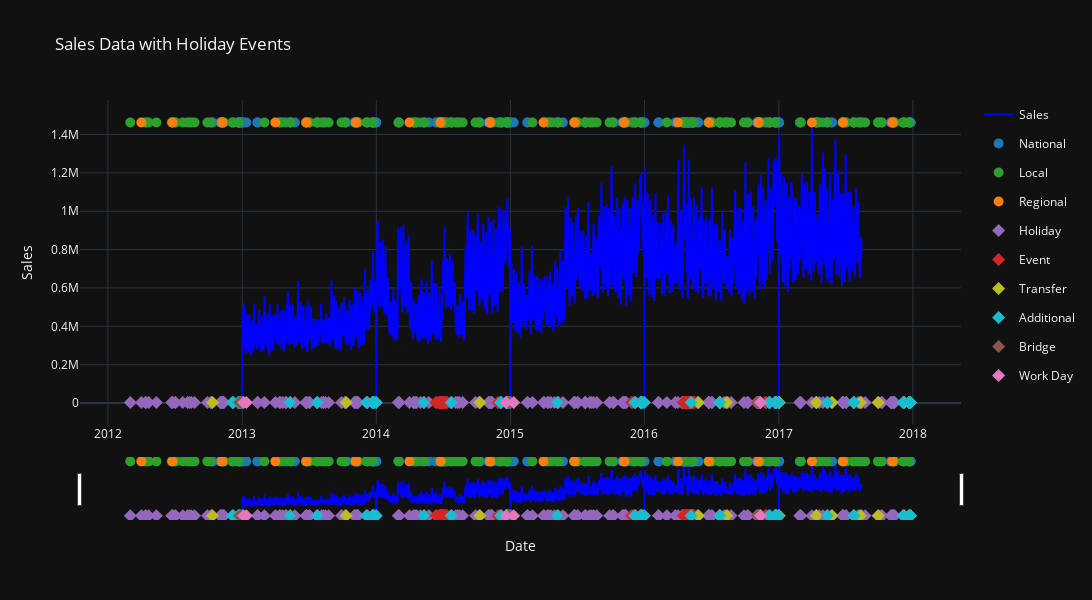

Notebook source saved alongside this figure:
### Code cell
holiday_to_sales_fig.show()

### Figure 1 — Plotly figure (JSON) as saved in the notebook; plotly's stock layout.template omitted (floating-point values rounded to 4 significant figures; data arrays with more than 128 entries replaced by an {"elided": "..."} marker saying what was removed)
{"data": [{"legendgroup": "Sales", "line": {"color": "blue"}, "mode": "lines", "name": "Sales", "type": "scatter", "x": {"elided": "1684 str values"}, "y": {"elided": "1684 float values"}}, {"customdata": {"elided": "174x1 str values"}, "hovertemplate": "<b>%{text}</b><br>%{customdata[0]}<br><extra></extra>", "legendgroup": "National", "marker": {"color": "#1f77b4", "size": 10, "symbol": "circle"}, "mode": "markers", "name": "National", "showlegend": true, "text": {"elided": "174 str values"}, "type": "scatter", "x": {"elided": "174 str values"}, "y": {"elided": "174 float values"}}, {"customdata": {"elided": "152x1 str values"}, "hovertemplate": "<b>%{text}</b><br>%{customdata[0]}<br><extra></extra>", "legendgroup": "Local", "marker": {"color": "#2ca02c", "size": 10, "symbol": "circle"}, "mode": "markers", "name": "Local", "showlegend": true, "text": {"elided": "152 str values"}, "type": "scatter", "x": {"elided": "152 str values"}, "y": {"elided": "152 float values"}}, {"customdata": [["Regional"], ["Regional"], ["Regional"], ["Regional"], ["Regional"], ["Regional"], ["Regional"], ["Regional"], ["Regional"], ["Regional"], ["Regional"], ["Regional"], ["Regional"], ["Regional"], ["Regional"], ["Regional"], ["Regional"], ["Regional"], ["Regional"], ["Regional"], ["Regional"], ["Regional"], ["Regional"], ["Regional"]], "hovertemplate": "<b>%{text}</b><br>%{customdata[0]}<br><extra></extra>", "legendgroup": "Regional", "marker": {"color": "#ff7f0e", "size": 10, "symbol": "circle"}, "mode": "markers", "name": "Regional", "showlegend": true, "text": ["Provincializacion de Cotopaxi", "Provincializacion de Imbabura", "Provincializacion de Santo Domingo", "Provincializacion Santa Elena", "Provincializacion de Cotopaxi", "Provincializacion de Imbabura", "Provincializacion de Santo Domingo", "Provincializacion Santa Elena", "Provincializacion de Cotopaxi", "Provincializacion de Imbabura", "Provincializacion de Santo Domingo", "Provincializacion Santa Elena", "Provincializacion de Cotopaxi", "Provincializacion de Imbabura", "Provincializacion de Santo Domingo", "Provincializacion Santa Elena", "Provincializacion de Cotopaxi", "Provincializacion de Imbabura", "Provincializacion de Santo Domingo", "Provincializacion Santa Elena", "Provincializacion de Cotopaxi", "Provincializacion de Imbabura", "Provincializacion de Santo Domingo", "Provincializacion Santa Elena"], "type": "scatter", "x": ["2012-04-01T00:00:00", "2012-06-25T00:00:00", "2012-11-06T00:00:00", "2012-11-07T00:00:00", "2013-04-01T00:00:00", "2013-06-25T00:00:00", "2013-11-06T00:00:00", "2013-11-07T00:00:00", "2014-04-01T00:00:00", "2014-06-25T00:00:00", "2014-11-06T00:00:00", "2014-11-07T00:00:00", "2015-04-01T00:00:00", "2015-06-25T00:00:00", "2015-11-06T00:00:00", "2015-11-07T00:00:00", "2016-04-01T00:00:00", "2016-06-25T00:00:00", "2016-11-06T00:00:00", "2016-11-07T00:00:00", "2017-04-01T00:00:00", "2017-06-25T00:00:00", "2017-11-06T00:00:00", "2017-11-07T00:00:00"], "y": [1463000.0, 1463000.0, 1463000.0, 1463000.0, 1463000.0, 1463000.0, 1463000.0, 1463000.0, 1463000.0, 1463000.0, 1463000.0, 1463000.0, 1463000.0, 1463000.0, 1463000.0, 1463000.0, 1463000.0, 1463000.0, 1463000.0, 1463000.0, 1463000.0, 1463000.0, 1463000.0, 1463000.0]}, {"customdata": {"elided": "221x1 str values"}, "hovertemplate": "<b>%{customdata[0]}</b><extra></extra>", "legendgroup": "Holiday", "marker": {"color": "#9467bd", "size": 10, "symbol": "diamond"}, "mode": "markers", "name": "Holiday", "showlegend": true, "text": {"elided": "221 str values"}, "type": "scatter", "x": {"elided": "221 str values"}, "y": {"elided": "221 float values"}}, {"customdata": [["Event"], ["Event"], ["Event"], ["Event"], ["Event"], ["Event"], ["Event"], ["Event"], ["Event"], ["Event"], ["Event"], ["Event"], ["Event"], ["Event"], ["Event"], ["Event"], ["Event"], ["Event"], ["Event"], ["Event"], ["Event"], ["Event"], ["Event"], ["Event"], ["Event"], ["Event"], ["Event"], ["Event"], ["Event"], ["Event"], ["Event"], ["Event"], ["Event"], ["Event"], ["Event"], ["Event"], ["Event"], ["Event"], ["Event"], ["Event"], ["Event"], ["Event"], ["Event"], ["Event"], ["Event"], ["Event"], ["Event"], ["Event"], ["Event"], ["Event"], ["Event"], ["Event"], ["Event"], ["Event"], ["Event"], ["Event"]], "hovertemplate": "<b>%{customdata[0]}</b><extra></extra>", "legendgroup": "Event", "marker": {"color": "#d62728", "size": 10, "symbol": "diamond"}, "mode": "markers", "name": "Event", "showlegend": true, "text": ["Event", "Event", "Event", "Event", "Event", "Event", "Event", "Event", "Event", "Event", "Event", "Event", "Event", "Event", "Event", "Event", "Event", "Event", "Event", "Event", "Event", "Event", "Event", "Event", "Event", "Event", "Event", "Event", "Event", "Event", "Event", "Event", "Event", "Event", "Event", "Event", "Event", "Event", "Event", "Event", "Event", "Event", "Event", "Event", "Event", "Event", "Event", "Event", "Event", "Event", "Event", "Event", "Event", "Event", "Event", "Event"], "type": "scatter", "x": ["2013-05-12T00:00:00", "2014-05-11T00:00:00", "2014-06-12T00:00:00", "2014-06-15T00:00:00", "2014-06-20T00:00:00", "2014-06-25T00:00:00", "2014-06-28T00:00:00", "2014-06-29T00:00:00", "2014-06-30T00:00:00", "2014-07-01T00:00:00", "2014-07-04T00:00:00", "2014-07-05T00:00:00", "2014-07-08T00:00:00", "2014-07-09T00:00:00", "2014-07-12T00:00:00", "2014-07-13T00:00:00", "2014-11-28T00:00:00", "2014-12-01T00:00:00", "2015-05-10T00:00:00", "2015-11-27T00:00:00", "2015-11-30T00:00:00", "2016-04-16T00:00:00", "2016-04-17T00:00:00", "2016-04-18T00:00:00", "2016-04-19T00:00:00", "2016-04-20T00:00:00", "2016-04-21T00:00:00", "2016-04-22T00:00:00", "2016-04-23T00:00:00", "2016-04-24T00:00:00", "2016-04-25T00:00:00", "2016-04-26T00:00:00", "2016-04-27T00:00:00", "2016-04-28T00:00:00", "2016-04-29T00:00:00", "2016-04-30T00:00:00", "2016-05-01T00:00:00", "2016-05-02T00:00:00", "2016-05-03T00:00:00", "2016-05-04T00:00:00", "2016-05-05T00:00:00", "2016-05-06T00:00:00", "2016-05-07T00:00:00", "2016-05-08T00:00:00", "2016-05-08T00:00:00", "2016-05-09T00:00:00", "2016-05-10T00:00:00", "2016-05-11T00:00:00", "2016-05-12T00:00:00", "2016-05-13T00:00:00", "2016-05-14T00:00:00", "2016-05-15T00:00:00", "2016-05-16T00:00:00", "2016-11-25T00:00:00", "2016-11-28T00:00:00", "2017-05-14T00:00:00"], "y": [2512.0, 2512.0, 2512.0, 2512.0, 2512.0, 2512.0, 2512.0, 2512.0, 2512.0, 2512.0, 2512.0, 2512.0, 2512.0, 2512.0, 2512.0, 2512.0, 2512.0, 2512.0, 2512.0, 2512.0, 2512.0, 2512.0, 2512.0, 2512.0, 2512.0, 2512.0, 2512.0, 2512.0, 2512.0, 2512.0, 2512.0, 2512.0, 2512.0, 2512.0, 2512.0, 2512.0, 2512.0, 2512.0, 2512.0, 2512.0, 2512.0, 2512.0, 2512.0, 2512.0, 2512.0, 2512.0, 2512.0, 2512.0, 2512.0, 2512.0, 2512.0, 2512.0, 2512.0, 2512.0, 2512.0, 2512.0]}, {"customdata": [["Transfer"], ["Transfer"], ["Transfer"], ["Transfer"], ["Transfer"], ["Transfer"], ["Transfer"], ["Transfer"], ["Transfer"], ["Transfer"], ["Transfer"], ["Transfer"]], "hovertemplate": "<b>%{customdata[0]}</b><extra></extra>", "legendgroup": "Transfer", "marker": {"color": "#bcbd22", "size": 10, "symbol": "diamond"}, "mode": "markers", "name": "Transfer", "showlegend": true, "text": ["Transfer", "Transfer", "Transfer", "Transfer", "Transfer", "Transfer", "Transfer", "Transfer", "Transfer", "Transfer", "Transfer", "Transfer"], "type": "scatter", "x": ["2012-10-12T00:00:00", "2013-10-11T00:00:00", "2014-10-10T00:00:00", "2016-05-27T00:00:00", "2016-07-24T00:00:00", "2016-08-12T00:00:00", "2017-01-02T00:00:00", "2017-04-13T00:00:00", "2017-05-26T00:00:00", "2017-08-11T00:00:00", "2017-09-29T00:00:00", "2017-12-08T00:00:00"], "y": [2512.0, 2512.0, 2512.0, 2512.0, 2512.0, 2512.0, 2512.0, 2512.0, 2512.0, 2512.0, 2512.0, 2512.0]}, {"customdata": [["Additional"], ["Additional"], ["Additional"], ["Additional"], ["Additional"], ["Additional"], ["Additional"], ["Additional"], ["Additional"], ["Additional"], ["Additional"], ["Additional"], ["Additional"], ["Additional"], ["Additional"], ["Additional"], ["Additional"], ["Additional"], ["Additional"], ["Additional"], ["Additional"], ["Additional"], ["Additional"], ["Additional"], ["Additional"], ["Additional"], ["Additional"], ["Additional"], ["Additional"], ["Additional"], ["Additional"], ["Additional"], ["Additional"], ["Additional"], ["Additional"], ["Additional"], ["Additional"], ["Additional"], ["Additional"], ["Additional"], ["Additional"], ["Additional"], ["Additional"], ["Additional"], ["Additional"], ["Additional"], ["Additional"], ["Additional"], ["Additional"], ["Additional"], ["Additional"]], "hovertemplate": "<b>%{customdata[0]}</b><extra></extra>", "legendgroup": "Additional", "marker": {"color": "#17becf", "size": 10, "symbol": "diamond"}, "mode": "markers", "name": "Additional", "showlegend": true, "text": ["Additional", "Additional", "Additional", "Additional", "Additional", "Additional", "Additional", "Additional", "Additional", "Additional", "Additional", "Additional", "Additional", "Additional", "Additional", "Additional", "Additional", "Additional", "Additional", "Additional", "Additional", "Additional", "Additional", "Additional", "Additional", "Additional", "Additional", "Additional", "Additional", "Additional", "Additional", "Additional", "Additional", "Additional", "Additional", "Additional", "Additional", "Additional", "Additional", "Additional", "Additional", "Additional", "Additional", "Additional", "Additional", "Additional", "Additional", "Additional", "Additional", "Additional", "Additional"], "type": "scatter", "x": ["2012-12-05T00:00:00", "2012-12-21T00:00:00", "2012-12-22T00:00:00", "2012-12-23T00:00:00", "2012-12-24T00:00:00", "2012-12-26T00:00:00", "2012-12-31T00:00:00", "2013-05-11T00:00:00", "2013-07-24T00:00:00", "2013-12-05T00:00:00", "2013-12-21T00:00:00", "2013-12-22T00:00:00", "2013-12-23T00:00:00", "2013-12-24T00:00:00", "2013-12-26T00:00:00", "2013-12-31T00:00:00", "2014-05-10T00:00:00", "2014-07-24T00:00:00", "2014-12-05T00:00:00", "2014-12-21T00:00:00", "2014-12-22T00:00:00", "2014-12-23T00:00:00", "2014-12-24T00:00:00", "2014-12-26T00:00:00", "2014-12-31T00:00:00", "2015-05-09T00:00:00", "2015-12-05T00:00:00", "2015-12-21T00:00:00", "2015-12-22T00:00:00", "2015-12-23T00:00:00", "2015-12-24T00:00:00", "2015-12-26T00:00:00", "2015-12-31T00:00:00", "2016-05-07T00:00:00", "2016-07-24T00:00:00", "2016-12-05T00:00:00", "2016-12-21T00:00:00", "2016-12-22T00:00:00", "2016-12-23T00:00:00", "2016-12-24T00:00:00", "2016-12-26T00:00:00", "2016-12-31T00:00:00", "2017-05-13T00:00:00", "2017-07-24T00:00:00", "2017-07-25T00:00:00", "2017-12-05T00:00:00", "2017-12-21T00:00:00", "2017-12-22T00:00:00", "2017-12-23T00:00:00", "2017-12-24T00:00:00", "2017-12-26T00:00:00"], "y": [2512.0, 2512.0, 2512.0, 2512.0, 2512.0, 2512.0, 2512.0, 2512.0, 2512.0, 2512.0, 2512.0, 2512.0, 2512.0, 2512.0, 2512.0, 2512.0, 2512.0, 2512.0, 2512.0, 2512.0, 2512.0, 2512.0, 2512.0, 2512.0, 2512.0, 2512.0, 2512.0, 2512.0, 2512.0, 2512.0, 2512.0, 2512.0, 2512.0, 2512.0, 2512.0, 2512.0, 2512.0, 2512.0, 2512.0, 2512.0, 2512.0, 2512.0, 2512.0, 2512.0, 2512.0, 2512.0, 2512.0, 2512.0, 2512.0, 2512.0, 2512.0]}, {"customdata": [["Bridge"], ["Bridge"], ["Bridge"], ["Bridge"], ["Bridge"]], "hovertemplate": "<b>%{customdata[0]}</b><extra></extra>", "legendgroup": "Bridge", "marker": {"color": "#8c564b", "size": 10, "symbol": "diamond"}, "mode": "markers", "name": "Bridge", "showlegend": true, "text": ["Bridge", "Bridge", "Bridge", "Bridge", "Bridge"], "type": "scatter", "x": ["2012-12-24T00:00:00", "2012-12-31T00:00:00", "2014-12-26T00:00:00", "2015-01-02T00:00:00", "2016-11-04T00:00:00"], "y": [2512.0, 2512.0, 2512.0, 2512.0, 2512.0]}, {"customdata": [["Work Day"], ["Work Day"], ["Work Day"], ["Work Day"], ["Work Day"]], "hovertemplate": "<b>%{customdata[0]}</b><extra></extra>", "legendgroup": "Work Day", "marker": {"color": "#e377c2", "size": 10, "symbol": "diamond"}, "mode": "markers", "name": "Work Day", "showlegend": true, "text": ["Work Day", "Work Day", "Work Day", "Work Day", "Work Day"], "type": "scatter", "x": ["2013-01-05T00:00:00", "2013-01-12T00:00:00", "2014-12-20T00:00:00", "2015-01-10T00:00:00", "2016-11-12T00:00:00"], "y": [2512.0, 2512.0, 2512.0, 2512.0, 2512.0]}], "layout": {"height": 600, "hovermode": "x unified", "showlegend": true, "title": {"text": "Sales Data with Holiday Events"}, "width": 1200, "xaxis": {"rangeslider": {"visible": true}, "title": {"text": "Date"}}, "yaxis": {"title": {"text": "Sales"}}}}
